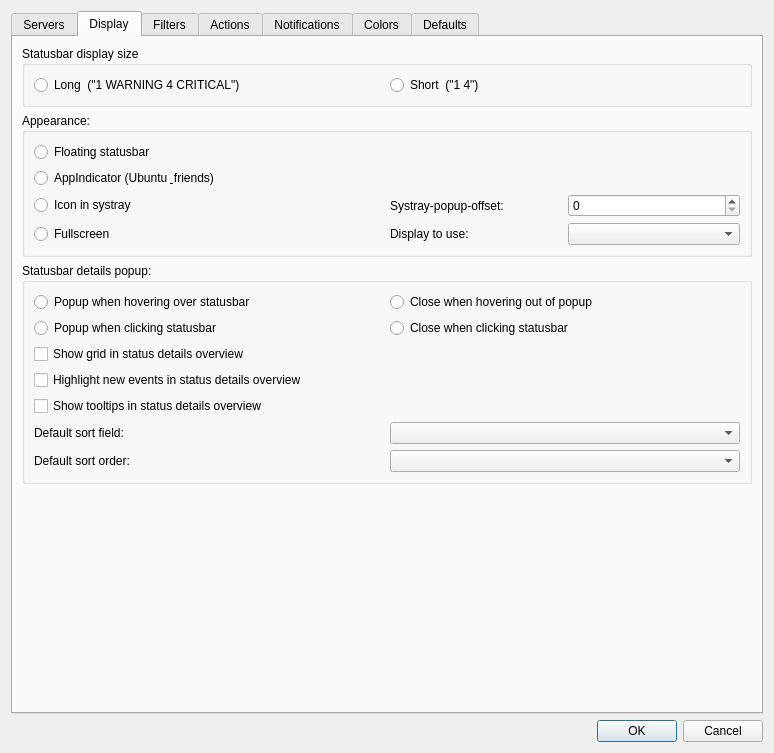
<?xml version="1.0" encoding="UTF-8"?>
<ui version="4.0">
 <author>Henri Wahl</author>
 <class>settings_dialog</class>
 <widget class="QDialog" name="settings_dialog">
  <property name="geometry">
   <rect>
    <x>0</x>
    <y>0</y>
    <width>774</width>
    <height>753</height>
   </rect>
  </property>
  <property name="sizePolicy">
   <sizepolicy hsizetype="Fixed" vsizetype="Fixed">
    <horstretch>0</horstretch>
    <verstretch>0</verstretch>
   </sizepolicy>
  </property>
  <property name="windowTitle">
   <string>Nagstamon 1.1 settings</string>
  </property>
  <property name="locale">
   <locale language="C" country="AnyCountry"/>
  </property>
  <layout class="QVBoxLayout" name="verticalLayout">
   <item>
    <widget class="QTabWidget" name="tabs">
     <property name="currentIndex">
      <number>1</number>
     </property>
     <widget class="QWidget" name="tab_servers">
      <attribute name="title">
       <string>Servers</string>
      </attribute>
      <layout class="QGridLayout" name="gridLayout">
       <item row="3" column="1" colspan="3">
        <layout class="QHBoxLayout" name="horizontalLayout_2">
         <item>
          <widget class="QCheckBox" name="input_checkbox_debug_mode">
           <property name="text">
            <string>Debug mode</string>
           </property>
          </widget>
         </item>
         <item>
          <widget class="QCheckBox" name="input_checkbox_debug_to_file">
           <property name="enabled">
            <bool>true</bool>
           </property>
           <property name="text">
            <string>Debug to file:</string>
           </property>
          </widget>
         </item>
         <item>
          <widget class="QLineEdit" name="input_lineedit_debug_file"/>
         </item>
        </layout>
       </item>
       <item row="0" column="3">
        <layout class="QVBoxLayout" name="verticalLayout_2">
         <item>
          <widget class="QPushButton" name="button_new_server">
           <property name="text">
            <string>New server...</string>
           </property>
          </widget>
         </item>
         <item>
          <widget class="QPushButton" name="button_edit_server">
           <property name="text">
            <string>Edit server...</string>
           </property>
          </widget>
         </item>
         <item>
          <widget class="QPushButton" name="button_copy_server">
           <property name="text">
            <string>Copy server...</string>
           </property>
          </widget>
         </item>
         <item>
          <widget class="QPushButton" name="button_delete_server">
           <property name="text">
            <string>Delete server</string>
           </property>
          </widget>
         </item>
         <item>
          <spacer name="verticalSpacer">
           <property name="orientation">
            <enum>Qt::Vertical</enum>
           </property>
           <property name="sizeHint" stdset="0">
            <size>
             <width>20</width>
             <height>40</height>
            </size>
           </property>
          </spacer>
         </item>
        </layout>
       </item>
       <item row="2" column="1" colspan="3">
        <layout class="QHBoxLayout" name="horizontalLayout_3">
         <item>
          <widget class="QCheckBox" name="input_checkbox_use_system_keyring">
           <property name="text">
            <string>Use system keyring for server credentials</string>
           </property>
          </widget>
         </item>
        </layout>
       </item>
       <item row="1" column="1" colspan="3">
        <layout class="QHBoxLayout" name="horizontalLayout">
         <item>
          <widget class="QLabel" name="label_update_interval_seconds">
           <property name="text">
            <string>Update interval in seconds:</string>
           </property>
          </widget>
         </item>
         <item>
          <widget class="QSpinBox" name="spinBox"/>
         </item>
         <item>
          <spacer name="horizontalSpacer">
           <property name="orientation">
            <enum>Qt::Horizontal</enum>
           </property>
           <property name="sizeHint" stdset="0">
            <size>
             <width>40</width>
             <height>20</height>
            </size>
           </property>
          </spacer>
         </item>
        </layout>
       </item>
       <item row="0" column="1" colspan="2">
        <widget class="QListWidget" name="listWidget"/>
       </item>
       <item row="4" column="1" colspan="3">
        <layout class="QHBoxLayout" name="horizontalLayout_4">
         <item>
          <widget class="QCheckBox" name="input_checkbox_check_for_new_version">
           <property name="text">
            <string>Check for new version at startup</string>
           </property>
          </widget>
         </item>
         <item>
          <spacer name="horizontalSpacer_3">
           <property name="orientation">
            <enum>Qt::Horizontal</enum>
           </property>
           <property name="sizeHint" stdset="0">
            <size>
             <width>40</width>
             <height>20</height>
            </size>
           </property>
          </spacer>
         </item>
         <item>
          <widget class="QPushButton" name="button_check_for_new_version_now">
           <property name="text">
            <string>Check for new version now</string>
           </property>
          </widget>
         </item>
        </layout>
       </item>
      </layout>
     </widget>
     <widget class="QWidget" name="tab_display">
      <attribute name="title">
       <string>Display</string>
      </attribute>
      <layout class="QGridLayout" name="gridLayout_2">
       <item row="1" column="0">
        <widget class="QGroupBox" name="groupbox_appearance">
         <property name="title">
          <string>Appearance:</string>
         </property>
         <layout class="QVBoxLayout" name="verticalLayout_3">
          <item>
           <widget class="QRadioButton" name="input_radiobutton_statusbar_floating">
            <property name="text">
             <string>Floating statusbar</string>
            </property>
           </widget>
          </item>
          <item>
           <widget class="QRadioButton" name="input_radiobutton_appindicator">
            <property name="text">
             <string>AppIndicator (Ubuntu &amp; friends)</string>
            </property>
           </widget>
          </item>
          <item>
           <layout class="QHBoxLayout" name="horizontalLayout_6">
            <item>
             <widget class="QRadioButton" name="input_radiobutton_icon_in_systray">
              <property name="text">
               <string>Icon in systray</string>
              </property>
             </widget>
            </item>
            <item>
             <layout class="QHBoxLayout" name="horizontalLayout_7">
              <item>
               <widget class="QLabel" name="label_systray_popup_offset">
                <property name="text">
                 <string>Systray-popup-offset:</string>
                </property>
               </widget>
              </item>
              <item>
               <widget class="QSpinBox" name="spinBox_2"/>
              </item>
             </layout>
            </item>
           </layout>
          </item>
          <item>
           <layout class="QHBoxLayout" name="horizontalLayout_16">
            <item>
             <widget class="QRadioButton" name="input_radiobutton_fullscreen">
              <property name="text">
               <string>Fullscreen</string>
              </property>
             </widget>
            </item>
            <item>
             <layout class="QHBoxLayout" name="horizontalLayout_17">
              <item>
               <widget class="QLabel" name="input_combo_fullscreen_display">
                <property name="text">
                 <string>Display to use:</string>
                </property>
               </widget>
              </item>
              <item>
               <widget class="QComboBox" name="comboBox_3"/>
              </item>
             </layout>
            </item>
           </layout>
          </item>
         </layout>
        </widget>
       </item>
       <item row="0" column="0">
        <widget class="QGroupBox" name="groupbox_display_size">
         <property name="title">
          <string>Statusbar display size</string>
         </property>
         <layout class="QHBoxLayout" name="horizontalLayout_5">
          <item>
           <widget class="QRadioButton" name="input_radiobutton_long_display">
            <property name="text">
             <string>Long  (&quot;1 WARNING 4 CRITICAL&quot;)</string>
            </property>
           </widget>
          </item>
          <item>
           <widget class="QRadioButton" name="input_radiobutton_short_display">
            <property name="text">
             <string>Short  (&quot;1 4&quot;)</string>
            </property>
           </widget>
          </item>
         </layout>
        </widget>
       </item>
       <item row="3" column="0">
        <widget class="QGroupBox" name="groupbox_detailed_summary_popup">
         <property name="title">
          <string>Statusbar details popup:</string>
         </property>
         <layout class="QGridLayout" name="gridLayout_3">
          <item row="4" column="0">
           <widget class="QCheckBox" name="input_checkbox_show_tooltips">
            <property name="text">
             <string>Show tooltips in status details overview</string>
            </property>
           </widget>
          </item>
          <item row="0" column="0">
           <widget class="QRadioButton" name="input_radiobutton_popup_details_hover">
            <property name="text">
             <string>Popup when hovering over statusbar</string>
            </property>
            <attribute name="buttonGroup">
             <string notr="true">buttongroup_popup_statuswindow</string>
            </attribute>
           </widget>
          </item>
          <item row="1" column="0">
           <widget class="QRadioButton" name="input_radiobutton_popup_details_clicking">
            <property name="text">
             <string>Popup when clicking statusbar</string>
            </property>
            <attribute name="buttonGroup">
             <string notr="true">buttongroup_popup_statuswindow</string>
            </attribute>
           </widget>
          </item>
          <item row="2" column="0">
           <widget class="QCheckBox" name="input_checkbox_show_grid">
            <property name="text">
             <string>Show grid in status details overview</string>
            </property>
           </widget>
          </item>
          <item row="0" column="1">
           <widget class="QRadioButton" name="input_radiobutton_close_details_hover">
            <property name="text">
             <string>Close when hovering out of popup</string>
            </property>
            <attribute name="buttonGroup">
             <string notr="true">buttongroup_close_statusbar</string>
            </attribute>
           </widget>
          </item>
          <item row="1" column="1">
           <widget class="QRadioButton" name="input_radiobutton_close_details_clicking">
            <property name="text">
             <string>Close when clicking statusbar</string>
            </property>
            <attribute name="buttonGroup">
             <string notr="true">buttongroup_close_statusbar</string>
            </attribute>
           </widget>
          </item>
          <item row="3" column="0">
           <widget class="QCheckBox" name="input_checkbox_highlight_new_events">
            <property name="text">
             <string>Highlight new events in status details overview</string>
            </property>
           </widget>
          </item>
          <item row="5" column="1">
           <widget class="QComboBox" name="input_combo_default_sort_field"/>
          </item>
          <item row="5" column="0">
           <widget class="QLabel" name="label_default_sort_field">
            <property name="text">
             <string>Default sort field:</string>
            </property>
           </widget>
          </item>
          <item row="6" column="1">
           <widget class="QComboBox" name="input_combo_default_sort_order"/>
          </item>
          <item row="6" column="0">
           <widget class="QLabel" name="label_default_sort_order">
            <property name="text">
             <string>Default sort order:</string>
            </property>
           </widget>
          </item>
         </layout>
        </widget>
       </item>
       <item row="4" column="0">
        <spacer name="verticalSpacer_4">
         <property name="orientation">
          <enum>Qt::Vertical</enum>
         </property>
         <property name="sizeHint" stdset="0">
          <size>
           <width>20</width>
           <height>40</height>
          </size>
         </property>
        </spacer>
       </item>
      </layout>
     </widget>
     <widget class="QWidget" name="tab_filters">
      <attribute name="title">
       <string>Filters</string>
      </attribute>
      <layout class="QGridLayout" name="gridLayout_4">
       <item row="8" column="0">
        <widget class="QLabel" name="label_python_re">
         <property name="text">
          <string>See Python Regular Expressions HOWTO for filtering details</string>
         </property>
        </widget>
       </item>
       <item row="3" column="0">
        <widget class="QLineEdit" name="input_lineedit_re_host_pattern"/>
       </item>
       <item row="7" column="0">
        <widget class="QLineEdit" name="input_lineedit_re_status_information_pattern"/>
       </item>
       <item row="9" column="0">
        <spacer name="verticalSpacer_5">
         <property name="orientation">
          <enum>Qt::Vertical</enum>
         </property>
         <property name="sizeHint" stdset="0">
          <size>
           <width>20</width>
           <height>40</height>
          </size>
         </property>
        </spacer>
       </item>
       <item row="6" column="0">
        <widget class="QCheckBox" name="input_checkbox_re_status_information_enabled">
         <property name="text">
          <string>Regular expression for status informations</string>
         </property>
        </widget>
       </item>
       <item row="5" column="1">
        <widget class="QCheckBox" name="input_checkbox_re_service_reverse">
         <property name="text">
          <string>reverse</string>
         </property>
        </widget>
       </item>
       <item row="5" column="0">
        <widget class="QLineEdit" name="input_lineedit_re_service_pattern"/>
       </item>
       <item row="4" column="0">
        <widget class="QCheckBox" name="input_checkbox_re_service_enabled">
         <property name="text">
          <string>Regular expression for services</string>
         </property>
        </widget>
       </item>
       <item row="1" column="0">
        <widget class="QGroupBox" name="groupbox_filters">
         <property name="title">
          <string>Filter out the following:</string>
         </property>
         <layout class="QGridLayout" name="gridLayout_5">
          <item row="10" column="1">
           <widget class="QCheckBox" name="input_checkbox_filter_services_in_soft_state">
            <property name="text">
             <string>Services in soft state</string>
            </property>
           </widget>
          </item>
          <item row="1" column="0">
           <widget class="QCheckBox" name="input_checkbox_filter_all_unreachable_hosts">
            <property name="text">
             <string>All unreachable hosts</string>
            </property>
           </widget>
          </item>
          <item row="5" column="1">
           <widget class="QCheckBox" name="input_checkbox_filter_services_on_down_hosts">
            <property name="text">
             <string>Services on down hosts</string>
            </property>
           </widget>
          </item>
          <item row="8" column="1">
           <widget class="QCheckBox" name="input_checkbox_filter_services_on_unreachable_hosts">
            <property name="text">
             <string>Services on unreachable hosts</string>
            </property>
           </widget>
          </item>
          <item row="0" column="1">
           <widget class="QCheckBox" name="input_checkbox_filter_acknowledged_hosts_services">
            <property name="text">
             <string>Acknowledged hosts &amp; services</string>
            </property>
           </widget>
          </item>
          <item row="1" column="1">
           <widget class="QCheckBox" name="input_checkbox_filter_hosts_services_disabled_notifications">
            <property name="text">
             <string>Hosts &amp; services with disabled notifications</string>
            </property>
           </widget>
          </item>
          <item row="9" column="1">
           <widget class="QCheckBox" name="input_checkbox_filter_hosts_in_soft_state">
            <property name="text">
             <string>Hosts in soft state</string>
            </property>
           </widget>
          </item>
          <item row="3" column="0">
           <widget class="QCheckBox" name="input_checkbox_filter_all_critical_services">
            <property name="text">
             <string>All critical services</string>
            </property>
           </widget>
          </item>
          <item row="2" column="1">
           <widget class="QCheckBox" name="input_checkbox_filter_hosts_services_disabled_checks">
            <property name="text">
             <string>Hosts &amp; services with disabled checks</string>
            </property>
           </widget>
          </item>
          <item row="2" column="0">
           <widget class="QCheckBox" name="input_checkbox_filter_all_flapping_hosts">
            <property name="text">
             <string>All flapping hosts</string>
            </property>
           </widget>
          </item>
          <item row="6" column="1">
           <widget class="QCheckBox" name="input_checkbox_filter_services_on_hosts_in_maintenance">
            <property name="text">
             <string>Services on hosts in maintenance</string>
            </property>
           </widget>
          </item>
          <item row="4" column="0">
           <widget class="QCheckBox" name="input_checkbox_filter_all_unknown_services">
            <property name="text">
             <string>All unknown services</string>
            </property>
           </widget>
          </item>
          <item row="5" column="0">
           <widget class="QCheckBox" name="input_checkbox_filter_all_warning_services">
            <property name="text">
             <string>All warning services</string>
            </property>
           </widget>
          </item>
          <item row="4" column="1">
           <widget class="QCheckBox" name="input_checkbox_filter_services_on_acknowledged_hosts">
            <property name="text">
             <string>Services on acknowledged hosts</string>
            </property>
           </widget>
          </item>
          <item row="3" column="1">
           <widget class="QCheckBox" name="input_checkbox_filter_hosts_services_maintenance">
            <property name="text">
             <string>Hosts &amp; services down for maintenance</string>
            </property>
           </widget>
          </item>
          <item row="0" column="0">
           <widget class="QCheckBox" name="input_checkbox_filter_all_down_hosts">
            <property name="text">
             <string>All down hosts</string>
            </property>
           </widget>
          </item>
          <item row="6" column="0">
           <widget class="QCheckBox" name="input_checkbox_filter_all_flapping_services">
            <property name="text">
             <string>All flapping services</string>
            </property>
           </widget>
          </item>
         </layout>
        </widget>
       </item>
       <item row="7" column="1">
        <widget class="QCheckBox" name="input_checkbox_re_status_information_reverse">
         <property name="text">
          <string>reverse</string>
         </property>
        </widget>
       </item>
       <item row="3" column="1">
        <widget class="QCheckBox" name="input_checkbox_re_host_reverse">
         <property name="text">
          <string>reverse</string>
         </property>
        </widget>
       </item>
       <item row="2" column="0">
        <widget class="QCheckBox" name="input_checkbox_re_host_enabled">
         <property name="text">
          <string>Regular expression for hosts</string>
         </property>
        </widget>
       </item>
      </layout>
     </widget>
     <widget class="QWidget" name="tab_actions">
      <attribute name="title">
       <string>Actions</string>
      </attribute>
      <layout class="QGridLayout" name="gridLayout_6">
       <item row="0" column="0">
        <widget class="QListView" name="listview_actions"/>
       </item>
       <item row="0" column="2">
        <layout class="QVBoxLayout" name="verticalLayout_4">
         <item>
          <widget class="QPushButton" name="button_new_action">
           <property name="text">
            <string>New action...</string>
           </property>
          </widget>
         </item>
         <item>
          <widget class="QPushButton" name="button_edit_action">
           <property name="text">
            <string>Edit action...</string>
           </property>
          </widget>
         </item>
         <item>
          <widget class="QPushButton" name="button_copy_action">
           <property name="text">
            <string>Copy action...</string>
           </property>
          </widget>
         </item>
         <item>
          <widget class="QPushButton" name="button_delete_action">
           <property name="text">
            <string>Delete action</string>
           </property>
          </widget>
         </item>
         <item>
          <spacer name="verticalSpacer_2">
           <property name="orientation">
            <enum>Qt::Vertical</enum>
           </property>
           <property name="sizeHint" stdset="0">
            <size>
             <width>20</width>
             <height>40</height>
            </size>
           </property>
          </spacer>
         </item>
        </layout>
       </item>
       <item row="1" column="0">
        <widget class="QGroupBox" name="groupbox_connection_method">
         <property name="title">
          <string>Connection method:</string>
         </property>
         <layout class="QVBoxLayout" name="verticalLayout_5">
          <item>
           <widget class="QRadioButton" name="input_radiobutton_connect_by_host">
            <property name="text">
             <string>Hostname</string>
            </property>
           </widget>
          </item>
          <item>
           <widget class="QRadioButton" name="input_radiobutton_connect_by_dns">
            <property name="text">
             <string>DNS name</string>
            </property>
           </widget>
          </item>
          <item>
           <widget class="QRadioButton" name="input_radiobutton_connect_by_ip">
            <property name="text">
             <string>IP</string>
            </property>
           </widget>
          </item>
         </layout>
        </widget>
       </item>
      </layout>
     </widget>
     <widget class="QWidget" name="tab_notifications">
      <attribute name="title">
       <string>Notifications</string>
      </attribute>
      <layout class="QVBoxLayout" name="verticalLayout_6">
       <item>
        <widget class="QCheckBox" name="input_checkbox_notification">
         <property name="text">
          <string>Enable notification</string>
         </property>
        </widget>
       </item>
       <item>
        <widget class="QGroupBox" name="groupbox_notifications">
         <property name="title">
          <string>Notifications:</string>
         </property>
         <layout class="QVBoxLayout" name="verticalLayout_7">
          <item>
           <layout class="QHBoxLayout" name="horizontalLayout_notifications">
            <item>
             <widget class="QCheckBox" name="input_checkbox_notify_if_warning">
              <property name="text">
               <string>WARNING</string>
              </property>
             </widget>
            </item>
            <item>
             <widget class="QCheckBox" name="input_checkbox_notify_if_critical">
              <property name="text">
               <string>CRITICAL</string>
              </property>
             </widget>
            </item>
            <item>
             <widget class="QCheckBox" name="input_checkbox_notify_if_unknown">
              <property name="text">
               <string>UNKNOWN</string>
              </property>
             </widget>
            </item>
            <item>
             <widget class="QCheckBox" name="input_checkbox_notify_if_unreachable">
              <property name="text">
               <string>UNREACHABLE</string>
              </property>
             </widget>
            </item>
            <item>
             <widget class="QCheckBox" name="input_checkbox_notify_if_down">
              <property name="text">
               <string>DOWN</string>
              </property>
             </widget>
            </item>
           </layout>
          </item>
          <item>
           <widget class="QCheckBox" name="input_checkbox_notification_flashing">
            <property name="text">
             <string>Flashing statusbar/appindicator/systray icon</string>
            </property>
           </widget>
          </item>
          <item>
           <widget class="QCheckBox" name="input_checkbox_notification_desktop">
            <property name="text">
             <string>Desktop notification</string>
            </property>
           </widget>
          </item>
          <item>
           <widget class="QCheckBox" name="input_checkbox_notification_sound">
            <property name="text">
             <string>Enable sound</string>
            </property>
           </widget>
          </item>
          <item>
           <widget class="QCheckBox" name="input_checkbox_notification_sound_repeat">
            <property name="text">
             <string>Repeat sound until notification has been noticed</string>
            </property>
           </widget>
          </item>
          <item>
           <widget class="QRadioButton" name="input_radiobutton_notification_default_sound">
            <property name="text">
             <string>Use default Nagios sounds</string>
            </property>
           </widget>
          </item>
          <item>
           <widget class="QRadioButton" name="input_radiobutton_notification_custom_sound">
            <property name="text">
             <string>Use custom sounds</string>
            </property>
           </widget>
          </item>
          <item>
           <layout class="QGridLayout" name="gridLayout_7">
            <item row="0" column="0">
             <widget class="QLabel" name="label_notification_sound_options_custom_sounds_warning">
              <property name="text">
               <string>WARNING:</string>
              </property>
             </widget>
            </item>
            <item row="1" column="1">
             <widget class="QPushButton" name="pushButton_7">
              <property name="text">
               <string>PushButton</string>
              </property>
             </widget>
            </item>
            <item row="1" column="2">
             <widget class="QPushButton" name="pushButton_8">
              <property name="text">
               <string>PushButton</string>
              </property>
             </widget>
            </item>
            <item row="1" column="0">
             <widget class="QLabel" name="label_notification_sound_options_custom_sounds_critical">
              <property name="text">
               <string>CRITICAL:</string>
              </property>
             </widget>
            </item>
            <item row="0" column="1">
             <widget class="QPushButton" name="pushButton_5">
              <property name="text">
               <string>PushButton</string>
              </property>
             </widget>
            </item>
            <item row="0" column="2">
             <widget class="QPushButton" name="pushButton_6">
              <property name="text">
               <string>PushButton</string>
              </property>
             </widget>
            </item>
            <item row="2" column="1">
             <widget class="QPushButton" name="pushButton_9">
              <property name="text">
               <string>PushButton</string>
              </property>
             </widget>
            </item>
            <item row="2" column="0">
             <widget class="QLabel" name="label_notification_sound_options_custom_sounds_down">
              <property name="text">
               <string>DOWN:</string>
              </property>
             </widget>
            </item>
            <item row="2" column="2">
             <widget class="QPushButton" name="pushButton_10">
              <property name="text">
               <string>PushButton</string>
              </property>
             </widget>
            </item>
           </layout>
          </item>
          <item>
           <widget class="QCheckBox" name="checkBox_37">
            <property name="text">
             <string>CheckBox</string>
            </property>
           </widget>
          </item>
         </layout>
        </widget>
       </item>
      </layout>
     </widget>
     <widget class="QWidget" name="tab_colors">
      <attribute name="title">
       <string>Colors</string>
      </attribute>
      <layout class="QGridLayout" name="gridLayout_12">
       <item row="2" column="2">
        <widget class="QPushButton" name="pushButton_12">
         <property name="text">
          <string>PushButton</string>
         </property>
        </widget>
       </item>
       <item row="5" column="0">
        <widget class="QLabel" name="label_color_unknown">
         <property name="text">
          <string> UNKNOWN: </string>
         </property>
        </widget>
       </item>
       <item row="4" column="0">
        <widget class="QLabel" name="label_color_critical">
         <property name="text">
          <string> CRITICAL: </string>
         </property>
        </widget>
       </item>
       <item row="6" column="2">
        <widget class="QPushButton" name="pushButton_20">
         <property name="text">
          <string>PushButton</string>
         </property>
        </widget>
       </item>
       <item row="5" column="2">
        <widget class="QPushButton" name="pushButton_18">
         <property name="text">
          <string>PushButton</string>
         </property>
        </widget>
       </item>
       <item row="8" column="1">
        <widget class="QPushButton" name="pushButton_23">
         <property name="text">
          <string>PushButton</string>
         </property>
        </widget>
       </item>
       <item row="5" column="1">
        <widget class="QPushButton" name="pushButton_17">
         <property name="text">
          <string>PushButton</string>
         </property>
        </widget>
       </item>
       <item row="1" column="2">
        <widget class="QLabel" name="label_table_background">
         <property name="text">
          <string>Background:</string>
         </property>
        </widget>
       </item>
       <item row="1" column="1">
        <widget class="QLabel" name="label_table_text">
         <property name="text">
          <string>Text:</string>
         </property>
        </widget>
       </item>
       <item row="3" column="2">
        <widget class="QPushButton" name="pushButton_14">
         <property name="text">
          <string>PushButton</string>
         </property>
        </widget>
       </item>
       <item row="3" column="0">
        <widget class="QLabel" name="label_color_warning">
         <property name="text">
          <string> WARNING: </string>
         </property>
        </widget>
       </item>
       <item row="7" column="2">
        <widget class="QPushButton" name="pushButton_22">
         <property name="text">
          <string>PushButton</string>
         </property>
        </widget>
       </item>
       <item row="8" column="0">
        <widget class="QLabel" name="label_color_error">
         <property name="text">
          <string>ERROR:</string>
         </property>
        </widget>
       </item>
       <item row="4" column="2">
        <widget class="QPushButton" name="pushButton_16">
         <property name="text">
          <string>PushButton</string>
         </property>
        </widget>
       </item>
       <item row="2" column="1">
        <widget class="QPushButton" name="pushButton_11">
         <property name="text">
          <string>PushButton</string>
         </property>
        </widget>
       </item>
       <item row="6" column="0">
        <widget class="QLabel" name="label_color_unreachable">
         <property name="text">
          <string> UNREACHABLE: </string>
         </property>
        </widget>
       </item>
       <item row="7" column="0">
        <widget class="QLabel" name="label_color_down">
         <property name="text">
          <string> DOWN: </string>
         </property>
        </widget>
       </item>
       <item row="2" column="0">
        <widget class="QLabel" name="label_color_ok">
         <property name="text">
          <string> OK: </string>
         </property>
        </widget>
       </item>
       <item row="10" column="1">
        <spacer name="verticalSpacer_3">
         <property name="orientation">
          <enum>Qt::Vertical</enum>
         </property>
         <property name="sizeHint" stdset="0">
          <size>
           <width>20</width>
           <height>40</height>
          </size>
         </property>
        </spacer>
       </item>
       <item row="7" column="1">
        <widget class="QPushButton" name="pushButton_21">
         <property name="text">
          <string>PushButton</string>
         </property>
        </widget>
       </item>
       <item row="3" column="1">
        <widget class="QPushButton" name="pushButton_13">
         <property name="text">
          <string>PushButton</string>
         </property>
        </widget>
       </item>
       <item row="6" column="1">
        <widget class="QPushButton" name="pushButton_19">
         <property name="text">
          <string>PushButton</string>
         </property>
        </widget>
       </item>
       <item row="8" column="2">
        <widget class="QPushButton" name="pushButton_24">
         <property name="text">
          <string>PushButton</string>
         </property>
        </widget>
       </item>
       <item row="4" column="1">
        <widget class="QPushButton" name="pushButton_15">
         <property name="text">
          <string>PushButton</string>
         </property>
        </widget>
       </item>
       <item row="0" column="0" colspan="3">
        <widget class="QLabel" name="label_colors">
         <property name="text">
          <string>Set colors for text and background of status information:</string>
         </property>
        </widget>
       </item>
       <item row="9" column="0" colspan="3">
        <layout class="QHBoxLayout" name="horizontalLayout_12">
         <item>
          <widget class="QPushButton" name="button_colors_reset">
           <property name="text">
            <string>Reset to previous</string>
           </property>
          </widget>
         </item>
         <item>
          <widget class="QPushButton" name="button_colors_defaults">
           <property name="text">
            <string>Defaults</string>
           </property>
          </widget>
         </item>
        </layout>
       </item>
      </layout>
     </widget>
     <widget class="QWidget" name="tab_defaults">
      <attribute name="title">
       <string>Defaults</string>
      </attribute>
      <layout class="QVBoxLayout" name="verticalLayout_9">
       <item>
        <widget class="QLabel" name="label_defaults">
         <property name="text">
          <string>Set some default settings for default actions:</string>
         </property>
        </widget>
       </item>
       <item>
        <widget class="QGroupBox" name="label_defaults_acknowledge">
         <property name="title">
          <string>Acknowledgements:</string>
         </property>
         <layout class="QVBoxLayout" name="verticalLayout_10">
          <item>
           <widget class="QCheckBox" name="input_checkbox_defaults_acknowledge_sticky">
            <property name="text">
             <string>Sticky acknowledgement</string>
            </property>
           </widget>
          </item>
          <item>
           <widget class="QCheckBox" name="input_checkbox_defaults_acknowledge_send_notification">
            <property name="text">
             <string>Send notification</string>
            </property>
           </widget>
          </item>
          <item>
           <widget class="QCheckBox" name="input_checkbox_defaults_acknowledge_persistent_comment">
            <property name="text">
             <string>Persistent comment</string>
            </property>
           </widget>
          </item>
          <item>
           <widget class="QCheckBox" name="input_checkbox_defaults_acknowledge_all_services">
            <property name="text">
             <string>Acknowledge all services on host</string>
            </property>
           </widget>
          </item>
          <item>
           <layout class="QHBoxLayout" name="horizontalLayout_13">
            <item>
             <widget class="QLabel" name="label_defaults_acknowledge_comment">
              <property name="text">
               <string>Comment:</string>
              </property>
             </widget>
            </item>
            <item>
             <widget class="QLineEdit" name="input_lineedit_defaults_acknowledge_comment"/>
            </item>
           </layout>
          </item>
          <item>
           <layout class="QGridLayout" name="gridLayout_9">
            <item row="1" column="1">
             <widget class="QRadioButton" name="input_radiobutton_defaults_downtime_type_flexible">
              <property name="text">
               <string>Flexible</string>
              </property>
             </widget>
            </item>
            <item row="0" column="1">
             <widget class="QRadioButton" name="input_radiobutton_defaults_downtime_type_fixed">
              <property name="text">
               <string>Fixed</string>
              </property>
             </widget>
            </item>
            <item row="0" column="0">
             <widget class="QLabel" name="label_defaults_downtime_type">
              <property name="text">
               <string>Type:</string>
              </property>
             </widget>
            </item>
            <item row="0" column="2">
             <spacer name="horizontalSpacer_2">
              <property name="orientation">
               <enum>Qt::Horizontal</enum>
              </property>
              <property name="sizeHint" stdset="0">
               <size>
                <width>40</width>
                <height>20</height>
               </size>
              </property>
             </spacer>
            </item>
           </layout>
          </item>
         </layout>
        </widget>
       </item>
       <item>
        <widget class="QGroupBox" name="label_defaults_downtime">
         <property name="title">
          <string>Downtime:</string>
         </property>
         <layout class="QGridLayout" name="gridLayout_10">
          <item row="1" column="0">
           <widget class="QLabel" name="label_defaults_downtime_comment">
            <property name="text">
             <string>Comment:</string>
            </property>
           </widget>
          </item>
          <item row="0" column="0">
           <widget class="QLabel" name="label_defaults_duration_comment">
            <property name="text">
             <string>Duration:</string>
            </property>
           </widget>
          </item>
          <item row="0" column="3">
           <widget class="QSpinBox" name="input_spinbox_defaults_downtime_duration_minutes"/>
          </item>
          <item row="0" column="1">
           <widget class="QSpinBox" name="input_spinbox_defaults_downtime_duration_hours"/>
          </item>
          <item row="0" column="2">
           <widget class="QLabel" name="label_duration_hour">
            <property name="text">
             <string>hours</string>
            </property>
           </widget>
          </item>
          <item row="0" column="4">
           <widget class="QLabel" name="label_duration_minutes">
            <property name="text">
             <string>minutes</string>
            </property>
           </widget>
          </item>
          <item row="1" column="1" colspan="4">
           <widget class="QLineEdit" name="input_lineedit_defaults_downtime_comment"/>
          </item>
         </layout>
        </widget>
       </item>
       <item>
        <widget class="QGroupBox" name="label_acknowledge_submit_result">
         <property name="title">
          <string>Submit check result:</string>
         </property>
         <layout class="QHBoxLayout" name="horizontalLayout_14">
          <item>
           <widget class="QLabel" name="input_lineedit_defaults_submit_check_result_comment">
            <property name="text">
             <string>Comment:</string>
            </property>
           </widget>
          </item>
          <item>
           <widget class="QLineEdit" name="lineEdit_6"/>
          </item>
         </layout>
        </widget>
       </item>
       <item>
        <spacer name="verticalSpacer_6">
         <property name="orientation">
          <enum>Qt::Vertical</enum>
         </property>
         <property name="sizeHint" stdset="0">
          <size>
           <width>20</width>
           <height>40</height>
          </size>
         </property>
        </spacer>
       </item>
      </layout>
     </widget>
    </widget>
   </item>
   <item>
    <widget class="QDialogButtonBox" name="button_box">
     <property name="orientation">
      <enum>Qt::Horizontal</enum>
     </property>
     <property name="standardButtons">
      <set>QDialogButtonBox::Cancel|QDialogButtonBox::Ok</set>
     </property>
    </widget>
   </item>
  </layout>
 </widget>
 <resources/>
 <connections>
  <connection>
   <sender>button_box</sender>
   <signal>accepted()</signal>
   <receiver>settings_dialog</receiver>
   <slot>accept()</slot>
   <hints>
    <hint type="sourcelabel">
     <x>386</x>
     <y>728</y>
    </hint>
    <hint type="destinationlabel">
     <x>386</x>
     <y>376</y>
    </hint>
   </hints>
  </connection>
  <connection>
   <sender>button_box</sender>
   <signal>rejected()</signal>
   <receiver>settings_dialog</receiver>
   <slot>reject()</slot>
   <hints>
    <hint type="sourcelabel">
     <x>386</x>
     <y>728</y>
    </hint>
    <hint type="destinationlabel">
     <x>386</x>
     <y>376</y>
    </hint>
   </hints>
  </connection>
 </connections>
 <buttongroups>
  <buttongroup name="buttongroup_close_statusbar"/>
  <buttongroup name="buttongroup_popup_statuswindow"/>
 </buttongroups>
</ui>
